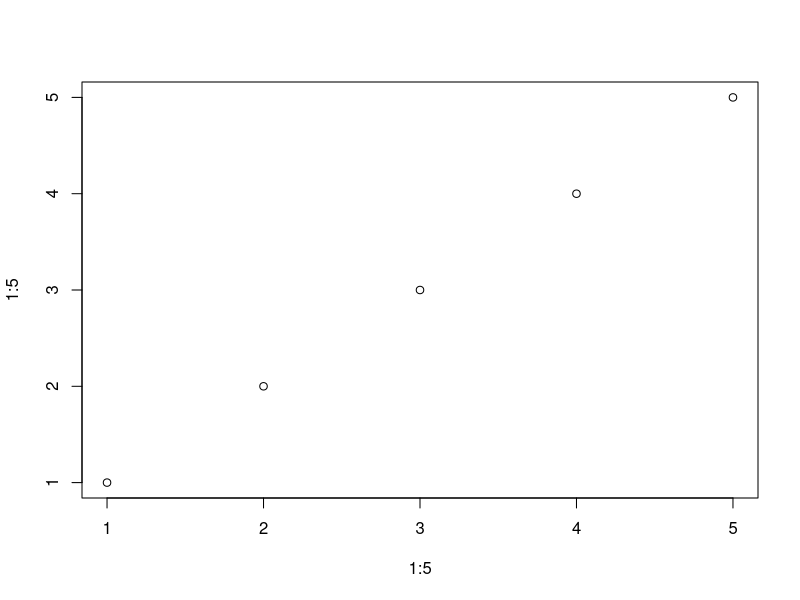
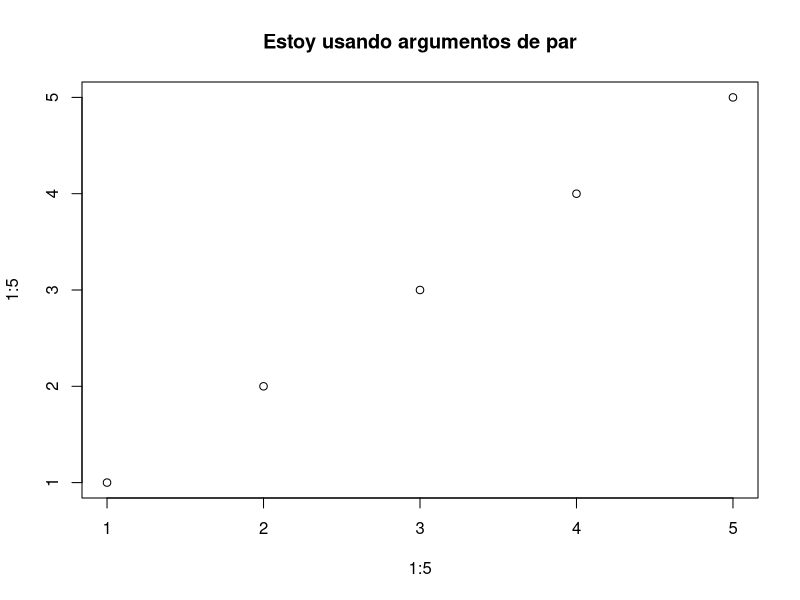

Reproduce these figures in R, in order.
## ---- chunk 1

# install.packages("tidyverse")
# install.packages("palmerpenguins")
library(tidyverse)
library(palmerpenguins)

glimpse(penguins)
df <- penguins |> 
  select(bill_length_mm, bill_depth_mm, flipper_length_mm, body_mass_g)

#
df$bill_length_mm <- (df$bill_length_mm - min(df$bill_length_mm, na.rm = TRUE))/(max(df$bill_length_mm, na.rm = TRUE) - min(df$bill_length_mm, na.rm = TRUE)) 
df$bill_depth_mm <- (df$bill_depth_mm- min(df$bill_depth_mm, na.rm = TRUE))/(max(df$bill_depth_mm, na.rm = TRUE) - min(df$bill_length_mm, na.rm = TRUE)) 
df$flipper_length_mm <- (df$flipper_length_mm - min(df$flipper_length_mm, na.rm = TRUE))/(max(df$flipper_length_mm, na.rm = TRUE) - min(df$flipper_length_mm, na.rm = TRUE)) 
df$body_mass_g <- (df$body_mass_g - min(df$body_mass_g, na.rm = TRUE))/(max(df$body_mass_g, na.rm = TRUE) - min(df$body_mass_g, na.rm = TRUE))

#
rescale01 <- function(x) {
  rng <- range(x, na.rm = TRUE)   
  (x - rng[1]) / (rng[2] - rng[1]) 
} 

rescale01(c(0, 5, 10)) 

df$bill_length_mm <- rescale01(df$bill_length_mm) 
df$bill_depth_mm <- rescale01(df$bill_depth_mm) 
df$flipper_length_mm <- rescale01(df$flipper_length_mm) 
df$body_mass_g <- rescale01(df$body_mass_g)  

#
df <- penguins |> 
  select(bill_length_mm, bill_depth_mm, flipper_length_mm, body_mass_g)

lapply(df, rescale01)

## ---- chunk 2

body(rescale01)
formals(rescale01)
environment(rescale01)

## ---- chunk 3

sum
body(sum)

## ---- chunk 4

nombre1_v1 <- function(x, y) {paste(x, y, sep = "_")}

nombre1_v2 <- function(x, y) paste(x, y, sep = "_") #Si pilla mas de dos lineas mejor llave

nombre1_v3 <- \(x, y) paste(x, y, sep = "_")

nombre1_v1("Vero", "Cruz")
nombre1_v2("Vero", "Cruz")
nombre1_v3("Vero", "Cruz")

## ---- chunk 5

3 + 2
`+`(3, 2)

for (i in 1:2) print(i)
`for`(i, 1:2, print(i))

## ---- chunk 6

?plot

plot(1:5, 1:5)

plot(1:5, 1:5, main = "Estoy usando argumentos de par")

## ---- chunk 7

sum(1, 2, 5, na.mr = TRUE)
sum(1, 2, NA, na.mr = TRUE)

